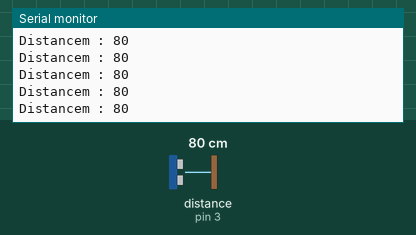
The sketch below on a simulated Arduino Uno, built with avr-gcc and run on an emulated ATmega328P. Shown: the last lines printed to the serial monitor. Wiring (inferred from the names in the program): ultrasonic range finder: trigger pin 4; echo pin 3. Inputs (shaded band) come from the test bench; at power-on: distance to the obstacle (sensor on pin 3) 80 cm. The echo pulse lasts 58.3 µs per cm; no radio packets arrive unless stated.

Above: at 1.2 s.
1.3 s: distance to the obstacle (sensor on pin 3) set to 2 cm
At 1.73 s:
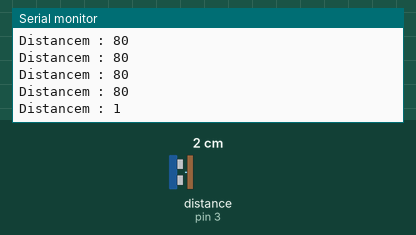
2.8 s: distance to the obstacle (sensor on pin 3) set to 299 cm
At 3.02 s:
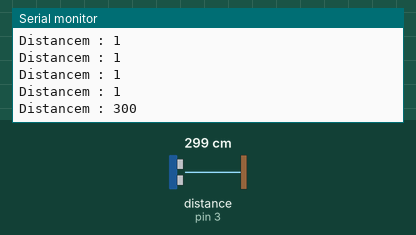
Timing chart, 0 to 5.8 s (numbered marks = the images above; inputs shaded):
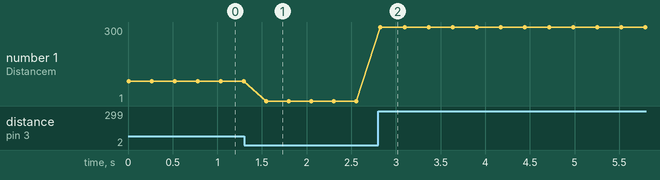

Measured:
- after the input at 1.3 s, the serial monitor: prints a new line after 0.25 s (image 1)
- after the input at 2.8 s, the serial monitor: prints a new line at once (image 2)
- plotted number 1: 80 → 1 after the input at 1.3 s, 1 → 300 after the input at 2.8 s

The sketch:

Transmitter.ino
```cpp
#include <SPI.h>
#include <nRF24L01.h>
#include <RF24.h>

/* Utilisation du capteur Ultrason HC-SR04 */
// définition des broches utilisées
int trig = 4;
int echo = 3;
long lecture_echo;
long cm =0;


RF24 radio(7, 8);

const byte rxAddr[6] = "00001";

void setup()
{
  radio.begin();
  radio.setRetries(15, 15);
  radio.openWritingPipe(rxAddr);

  radio.stopListening();

// Utilisation du capteur Ultrason HC-SR04
  pinMode(trig, OUTPUT);
  digitalWrite(trig, LOW);
  pinMode(echo, INPUT);
  Serial.begin(9600);

}

void loop()
{
/* Utilisation du capteur Ultrason HC-SR04 */
  digitalWrite(trig, HIGH);
  delayMicroseconds(10);
  digitalWrite(trig, LOW);
  lecture_echo = pulseIn(echo, HIGH);
  cm = lecture_echo / 58;

  char text[] = "Hello World";
  sprintf(text,"%ld",cm);
  Serial.print("Distancem : ");
  Serial.println(text);


  radio.write(&text, sizeof(text));

  delay(250);
}
```
